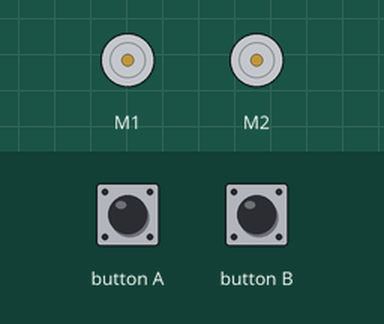
This program was run on a simulated BBC micro:bit (MakeCode). On the bench: 2 × DC motor (green arrow = forward, orange = backward, longer = faster). The inputs (shaded band) are chosen by the test bench.

Above: at 1.2 s.
1.3 s: button A pressed for 0.15 s
At 2.0 s:
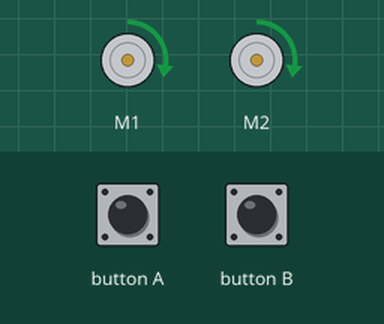
At 2.6 s:
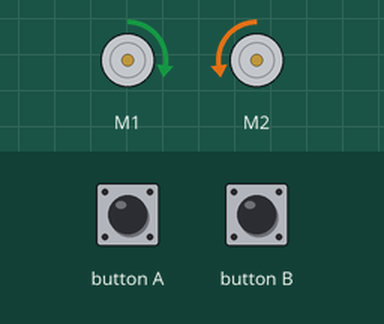
Timing chart, 0 to 8.6 s (numbered marks = the images above; inputs shaded):
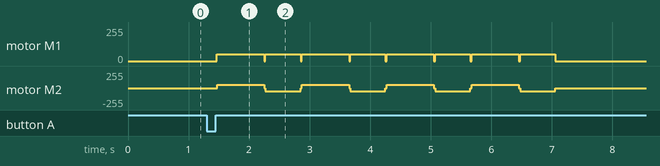

The program:

main.ts
```typescript
input.onButtonPressed(Button.A, function () {
    bitbot.goms(BBDirection.Forward, 20, 800)
    bitbot.rotatems(BBRobotDirection.Right, 20, 600)
    bitbot.goms(BBDirection.Forward, 20, 800)
    bitbot.rotatems(BBRobotDirection.Right, 20, 600)
    bitbot.goms(BBDirection.Forward, 20, 800)
    bitbot.rotatems(BBRobotDirection.Right, 20, 600)
    bitbot.goms(BBDirection.Forward, 20, 800)
    bitbot.rotatems(BBRobotDirection.Right, 20, 600)
})
input.onButtonPressed(Button.B, function () {
    bitbot.stop(BBStopMode.Coast)
})
bitbot.select_model(BBModel.XL)
```

test.ts
```typescript
// testene settes inn her; disse vil ikke kompilert så lenge denne pakken blir brukt som en utvidelse.
```
